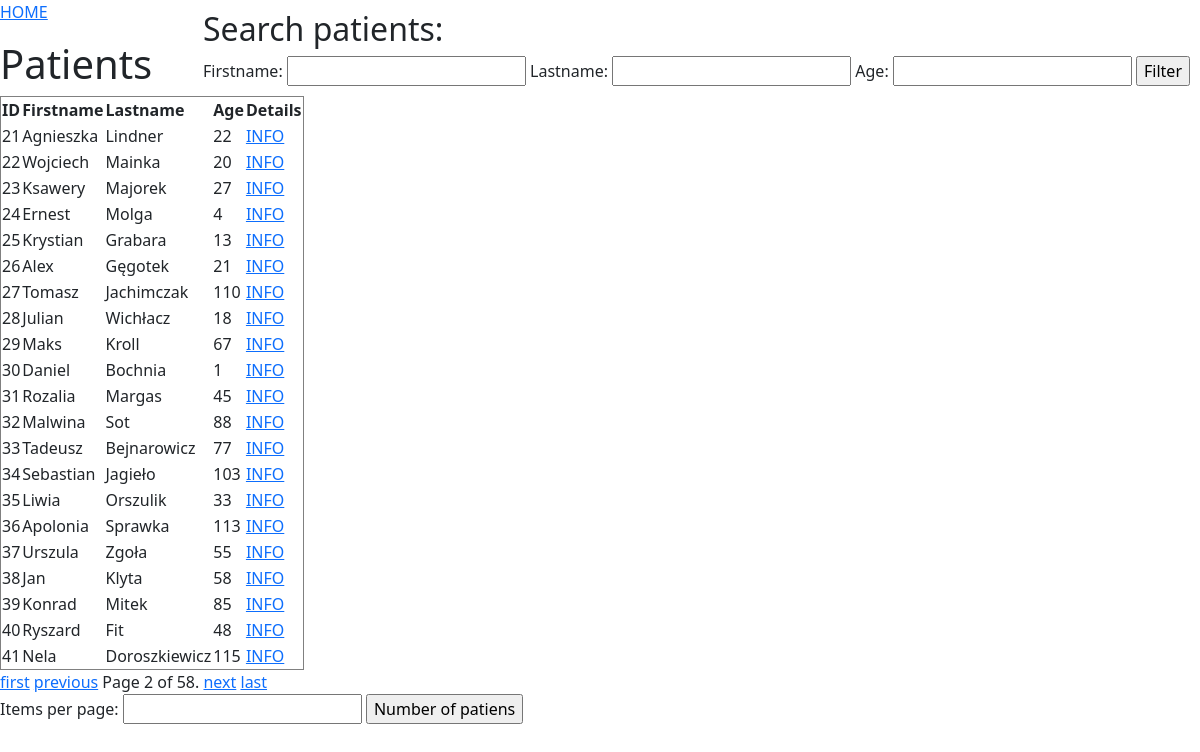
Page /patients/?page=2& on the committed database.
### patients/models.py (models this page shows, shortened)
class Patient(models.Model):
    SEX = {
        "M": "Male",
        "F": "Female",
    }
    firstname = models.CharField(max_length=255)
    lastname = models.CharField(max_length=255)
    birthdate = models.DateField(null=True)
    sex = models.CharField(max_length=8, choices=SEX, null=True)
    login = models.CharField(max_length=255, null=True)
    password = models.CharField(max_length=255, null=True)
    image = models.ImageField(null=True, upload_to='images/')

### patients/views.py (the view)
# urls.py: path('', include('patients.urls'))
def patients(request: HttpRequest):
    patients = models.Patient.objects.all().values()
    form = forms.PatientSearchForm(request.GET)
    mess = ""
    for p in patients:
        if not p['birthdate']:
            age = 0
        else:
            patient_birth = int(p['birthdate'].strftime("%Y"))
            today = datetime.datetime.today().year
            age = today - patient_birth
        p['age'] = age
    if form.is_valid():
        lastname = form.cleaned_data.get('lastname')
        if lastname:
            patients = patients.filter(lastname__icontains=lastname)
        firstname = form.cleaned_data.get('firstname')
        if firstname:
            patients = patients.filter(firstname__icontains=firstname)
        age = form.cleaned_data.get('age')
        if age:
            patients = patients.filter(birthdate__year=today-age)
        if not patients.exists():
            patients = models.Patient.objects.all().values()
            mess = "Don't find the patient"
        items_per_page = form.cleaned_data.get('items_per_page') or 20
        for p in patients:
            if not p['birthdate']:
                age = 0
            else:
                patient_birth = int(p['birthdate'].strftime("%Y"))
                today = datetime.datetime.today().year
                age = today - patient_birth
            p['age'] = age
    else:
        items_per_page = 20
    paginator = Paginator(patients, items_per_page + 1)
    page_number = request.GET.get('page', 1)
    page_obj = paginator.get_page(page_number)
    query_params = request.GET.copy()
    if 'page' in query_params:
        del query_params['page']
    return render(request, "all_patients.html", {
        'patient': page_obj,
        'form': form,
        'mess': mess,
        'query_params': query_params.urlencode()
    })

### patients/forms.py
class PatientSearchForm(forms.Form):
    firstname = forms.CharField(required=False)
    lastname = forms.CharField(required=False)
    age = forms.IntegerField(required=False)
    items_per_page = forms.IntegerField(min_value=1, initial=20, required=False, label='Items per page')

### patients/templates/all_patients.html (shortened to what this page needs)
{% extends "master.html" %}
{% block content %}
  <p><a href="/">HOME</a></p>
  <h1>Patients</h1>
  <div class="search-container">
      <h2>Search patients:</h2>
      <form method="get" id="searchForm">
          <div>
              {{ form.firstname.label_tag }} {{ form.firstname }}
              {{ form.lastname.label_tag }} {{ form.lastname }}
              {{form.age.label_tag}} {{form.age}}
              <input type="submit" value="Filter">
          </div>
      </form>
  </div>
  <table border='1'>
    <tr>
      <th>ID</th>
      <th>Firstname</th>
      <th>Lastname</th>
      <th>Age</th>
      <th>Details</th>
    </tr>
    {% for patient in patient %}
        {% if patient.id != 0 %}
        <tr>
          <td>{{ patient.id }}</td>
          <td>{{ patient.firstname }}</td>
          <td>{{ patient.lastname }}</td>
          <td>{{patient.age}}</td>
          <td><a href=./details/{{ patient.id }}>INFO</a></td>
        </tr>
        {% endif %}
    {% endfor %}
  </table>
  <div class="pagination">
    <span class="step-links">
        {% if patient.has_previous %}
            <a href="?page=1&{{ query_params }}">first</a>
            <a href="?page={{ patient.previous_page_number }}&{{ query_params }}">previous</a>
        {% endif %}
        <span class="current">
            Page {{ patient.number }} of {{ patient.paginator.num_pages }}.
        </span>
        {% if patient.has_next %}
            <a href="?page={{ patient.next_page_number }}&{{ query_params }}">next</a>
            <a href="?page={{ patient.paginator.num_pages }}&{{ query_params }}">last</a>
        {% endif %}
    </span>
  </div>
<form method="get" id="pagin">
    <div class="paginator">
        {{ form.items_per_page.label_tag }} {{ form.items_per_page }}
        <input type="submit" value="Number of patiens">
    </div>
</form>
{% endblock %}

### rows in the picture
Patient: id "21", firstname "Agnieszka", lastname "Lindner", age "22"
Patient: id "22", firstname "Wojciech", lastname "Mainka", age "20"
Patient: id "23", firstname "Ksawery", lastname "Majorek", age "27"
Patient: id "24", firstname "Ernest", lastname "Molga", age "4"
Patient: id "25", firstname "Krystian", lastname "Grabara", age "13"
Patient: id "26", firstname "Alex", lastname "Gęgotek", age "21"
Patient: id "27", firstname "Tomasz", lastname "Jachimczak", age "110"
Patient: id "28", firstname "Julian", lastname "Wichłacz", age "18"
Patient: id "29", firstname "Maks", lastname "Kroll", age "67"
Patient: id "30", firstname "Daniel", lastname "Bochnia", age "1"
Patient: id "31", firstname "Rozalia", lastname "Margas", age "45"
Patient: id "32", firstname "Malwina", lastname "Sot", age "88"
Patient: id "33", firstname "Tadeusz", lastname "Bejnarowicz", age "77"
Patient: id "34", firstname "Sebastian", lastname "Jagieło", age "103"
Patient: id "35", firstname "Liwia", lastname "Orszulik", age "33"
Patient: id "36", firstname "Apolonia", lastname "Sprawka", age "113"
Patient: id "37", firstname "Urszula", lastname "Zgoła", age "55"
Patient: id "38", firstname "Jan", lastname "Klyta", age "58"
Patient: id "39", firstname "Konrad", lastname "Mitek", age "85"
Patient: id "40", firstname "Ryszard", lastname "Fit", age "48"
Patient: id "41", firstname "Nela", lastname "Doroszkiewicz", age "115"

### other values in the picture
{{ patient.number }} "2"
{{ patient.paginator.num_pages }} "58"
